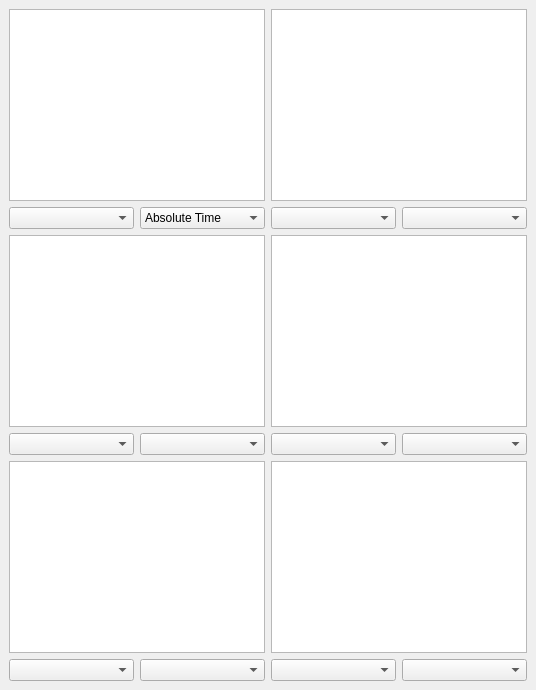
     <widget class="QDockWidget" name="dockWidget_simpleLogViewers">
      <property name="floating">
       <bool>false</bool>
      </property>
      <property name="features">
       <set>QDockWidget::AllDockWidgetFeatures</set>
      </property>
      <widget class="QWidget" name="dockWidgetContents">
       <layout class="QGridLayout" name="gridLayout_4">
        <item row="0" column="0">
         <layout class="QGridLayout" name="gridLayout_7">
          <item row="2" column="1">
           <layout class="QHBoxLayout" name="horizontalLayout_31">
            <item>
             <widget class="QComboBox" name="comboBox_g21"/>
            </item>
            <item>
             <widget class="QComboBox" name="comboBox_g22"/>
            </item>
           </layout>
          </item>
          <item row="1" column="1">
           <widget class="MplGraphicsView" name="graphicsView_snapView2">
            <property name="minimumSize">
             <size>
              <width>250</width>
              <height>0</height>
             </size>
            </property>
           </widget>
          </item>
          <item row="3" column="0">
           <widget class="MplGraphicsView" name="graphicsView_snapView3">
            <property name="minimumSize">
             <size>
              <width>250</width>
              <height>0</height>
             </size>
            </property>
           </widget>
          </item>
          <item row="5" column="1">
           <widget class="MplGraphicsView" name="graphicsView_snapView6"/>
          </item>
          <item row="4" column="1">
           <layout class="QHBoxLayout" name="horizontalLayout_32">
            <item>
             <widget class="QComboBox" name="comboBox_g41"/>
            </item>
            <item>
             <widget class="QComboBox" name="comboBox_g42"/>
            </item>
           </layout>
          </item>
          <item row="6" column="1">
           <layout class="QHBoxLayout" name="horizontalLayout_34">
            <item>
             <widget class="QComboBox" name="comboBox_g61"/>
            </item>
            <item>
             <widget class="QComboBox" name="comboBox_g62"/>
            </item>
           </layout>
          </item>
          <item row="5" column="0">
           <widget class="MplGraphicsView" name="graphicsView_snapView5"/>
          </item>
          <item row="4" column="0">
           <layout class="QHBoxLayout" name="horizontalLayout_3">
            <item>
             <widget class="QComboBox" name="comboBox_g31">
              <property name="toolTip">
               <string>&lt;html&gt;&lt;head/&gt;&lt;body&gt;&lt;p&gt;Y-axis: selection for sample log&lt;/p&gt;&lt;/body&gt;&lt;/html&gt;</string>
              </property>
             </widget>
            </item>
            <item>
             <widget class="QComboBox" name="comboBox_g32"/>
            </item>
           </layout>
          </item>
          <item row="3" column="1">
           <widget class="MplGraphicsView" name="graphicsView_snapView4">
            <property name="minimumSize">
             <size>
              <width>250</width>
              <height>0</height>
             </size>
            </property>
           </widget>
          </item>
          <item row="6" column="0">
           <layout class="QHBoxLayout" name="horizontalLayout_33">
            <item>
             <widget class="QComboBox" name="comboBox_g51"/>
            </item>
            <item>
             <widget class="QComboBox" name="comboBox_g52"/>
            </item>
           </layout>
          </item>
          <item row="2" column="0">
           <layout class="QHBoxLayout" name="horizontalLayout_5">
            <item>
             <widget class="QComboBox" name="comboBox_g11"/>
            </item>
            <item>
             <widget class="QComboBox" name="comboBox_g12">
              <item>
               <property name="text">
                <string>Absolute Time</string>
               </property>
              </item>
              <item>
               <property name="text">
                <string>Relative Time</string>
               </property>
              </item>
             </widget>
            </item>
           </layout>
          </item>
          <item row="1" column="0">
           <widget class="MplGraphicsView" name="graphicsView_snapView1">
            <property name="sizePolicy">
             <sizepolicy hsizetype="Expanding" vsizetype="Expanding">
              <horstretch>0</horstretch>
              <verstretch>0</verstretch>
             </sizepolicy>
            </property>
            <property name="minimumSize">
             <size>
              <width>250</width>
              <height>0</height>
             </size>
            </property>
           </widget>
          </item>
         </layout>
        </item>
       </layout>
      </widget>
     </widget>
